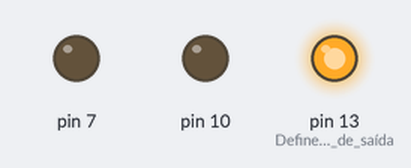
Bench run of a sketch on a simulated Arduino Uno, built with avr-gcc and run on an emulated ATmega328P. Shown: output pins drawn as LEDs (lit = HIGH).

Above: at 0.5 s.
At 1.22 s:
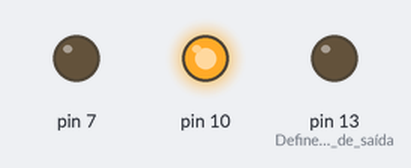
At 2.7 s:
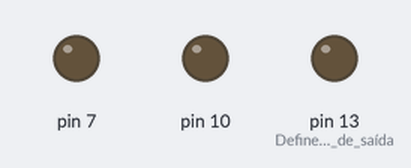
At 4.9 s:
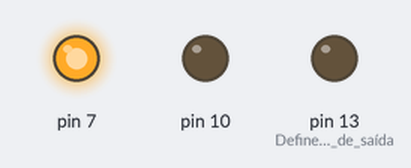
Timing chart, 0 to 6.8 s (numbered marks = the images above):
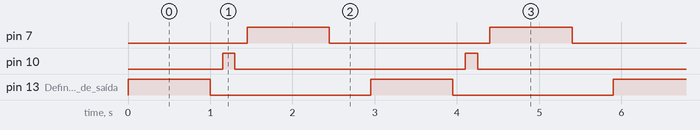

Measured:
- by itself, pin 7, pin 13 (Define_pino_de_saída): alternates HIGH for 1.0 s and LOW for 2.0 s
- by itself, pin 10: alternates HIGH for 0.15 s and LOW for 2.8 s
- by itself, everything shown: repeats every 3.0 s, in 6 steps

The sketch:

led_blink.ino
```cpp
// projeto pisca led

void setup() {
  // put your setup code here, to run once:
  pinMode(13, OUTPUT); // Define pino de saída
  pinMode(10, OUTPUT);
  pinMode(7, OUTPUT);
}

void loop() {
  // put your main code here, to run repeatedly:
  digitalWrite(13, HIGH); // Liga o LED
  delay(1000); // Aguarda o tempo determinado
  digitalWrite(13, LOW); // Desliga o LED
  delay(150);
  digitalWrite(10, HIGH);
  delay(150);
  digitalWrite(10, LOW);
  delay(150);
  digitalWrite(7, HIGH);
  delay(1000);
  digitalWrite(7, LOW);
  delay(500);
}
```
